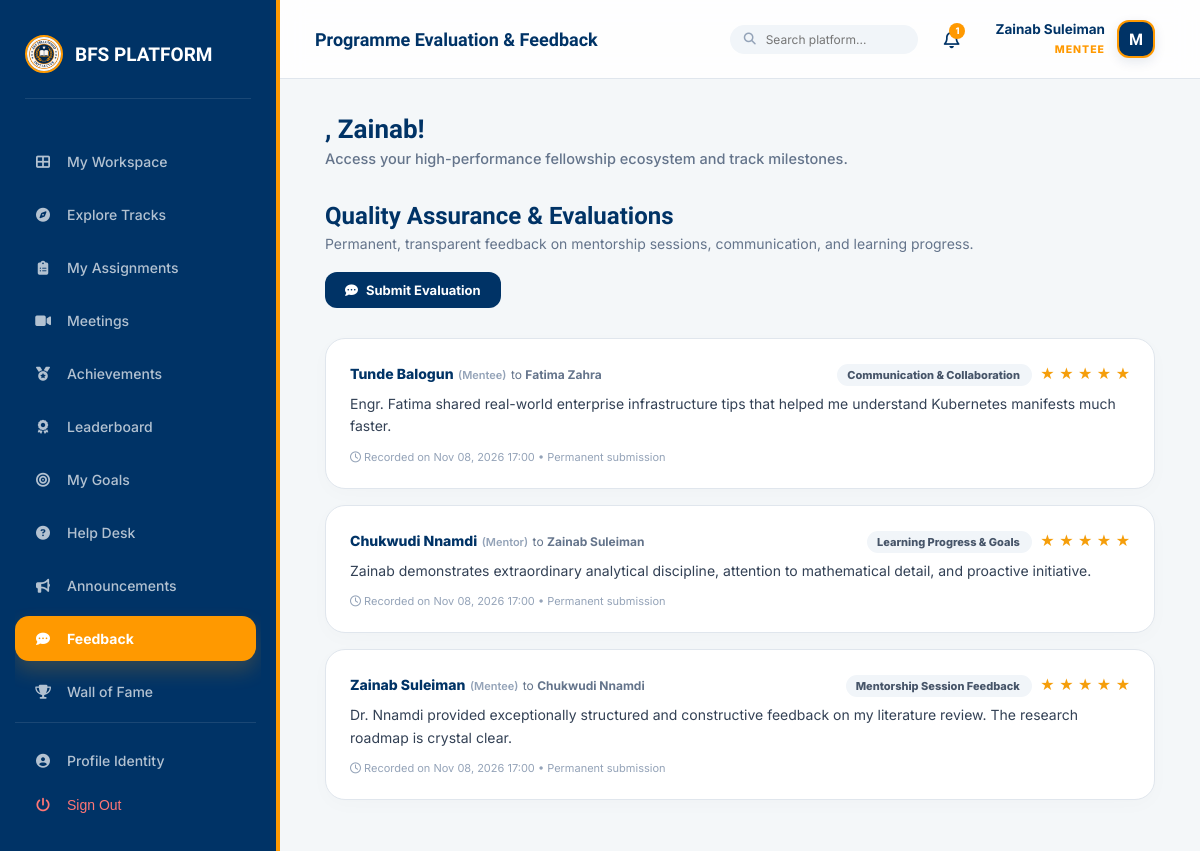
/progress/feedback/ (signed in), run on the app's committed database.
### accounts/models.py (models this page shows, shortened)
class User(AbstractUser):
    ROLE_CHOICES = [
        ('mentee', 'Mentee'),
        ('mentor', 'Mentor'),
        ('management', 'Management Team'),
        ('coordinator', 'Programme Coordinator'),
    ]
    role = models.CharField(max_length=20, choices=ROLE_CHOICES, default='mentee')
    phone = models.CharField(max_length=20, blank=True)
    bio = models.TextField(blank=True)
    avatar_url = models.URLField(blank=True)   # Link to OneDrive/SharePoint photo
    is_verified = models.BooleanField(default=False)
    linkedin_url = models.URLField(blank=True, verbose_name="LinkedIn Profile")
    github_url = models.URLField(blank=True, verbose_name="GitHub/Portfolio")
    cv_url = models.URLField(blank=True, verbose_name="CV/Resume (OneDrive Link)")
    qualification = models.CharField(max_length=120, blank=True, help_text="e.g. B.Sc, M.Sc, Ph.D, Professional Fellow")
    expertise = models.CharField(max_length=150, blank=True, help_text="e.g. Software Engineering, AI, Cloud, Research")
    academic_status = models.CharField(max_length=100, blank=True, help_text="e.g. Student, Recent Graduate, Professional")
    interests = models.TextField(blank=True, help_text="Areas of interest or specialization")
    career_goal = models.TextField(blank=True, help_text="Mentee primary career and learning goal")

### progress/models.py (models this page shows, shortened)
class Feedback(models.Model):
    CATEGORY_CHOICES = [
        ('session', 'Mentorship Session Feedback'),
        ('communication', 'Communication & Collaboration'),
        ('programme', 'Programme Experience & Support'),
        ('learning', 'Learning Progress & Goals'),
        ('general', 'General Satisfaction & Suggestions'),
    ]
    submitted_by = models.ForeignKey(settings.AUTH_USER_MODEL, on_delete=models.CASCADE, related_name='feedbacks_submitted')
    recipient = models.ForeignKey(settings.AUTH_USER_MODEL, on_delete=models.SET_NULL, null=True, blank=True, related_name='feedbacks_received')
    category = models.CharField(max_length=40, choices=CATEGORY_CHOICES)
    rating = models.PositiveIntegerField(default=5, help_text="Rating out of 5 stars")
    content = models.TextField(help_text="Constructive feedback (immutable after submission)")
    is_permanent = models.BooleanField(default=True)
    created_at = models.DateTimeField(auto_now_add=True)
    class Meta:
        ordering = ['-created_at']

### progress/views.py (the view)
# urls.py: path('feedback/', views.feedback_list, name='feedback'),
@role_required('mentee', 'mentor', 'management', 'coordinator')
def feedback_list(request):
    feedbacks = Feedback.objects.all().select_related('submitted_by', 'recipient').order_by('-created_at')
    return render(request, 'progress/feedback.html', {
        'feedbacks': feedbacks,
    })

### accounts/permissions.py (called while the page is built)
def role_required(*roles):
    def check(user):
        if not user.is_authenticated:
            return False
        if user.role in roles:
            return True
        raise PermissionDenied
    return user_passes_test(check, login_url='accounts:login')

### notifications/context_processors.py (called while the page is built)
def notification_context(request):
    if request.user.is_authenticated:
        unread_count = Notification.objects.filter(user=request.user, is_read=False).count()
        latest = Notification.objects.filter(user=request.user).order_by('-created_at')[:5]
        return {
            'unread_notifications_count': unread_count,
            'latest_notifications': latest
        }
    return {
        'unread_notifications_count': 0,
        'latest_notifications': []
    }

### templates/progress/feedback.html (shortened to what this page needs)
{% extends 'base.html' %}
{% block header_title %}Programme Evaluation & Feedback{% endblock %}
{% block content %}
<div class="fb-header">
    <div>
        <h2 style="margin: 0; font-family: 'Lexend'; color: var(--navy);">Quality Assurance & Evaluations</h2>
        <p style="margin: 5px 0 0; color: #64748b; font-size: 14px;">Permanent, transparent feedback on mentorship sessions, communication, and learning progress.</p>
    </div>
    <div>
        <a href="{% url 'progress:submit_feedback' %}" class="btn-submit-fb">
            <i class="fas fa-comment-dots"></i> Submit Evaluation
        </a>
    </div>
</div>
<div style="max-width: 850px; margin: 0 auto;">
    {% for f in feedbacks %}
    <div class="fb-card">
        <div style="display: flex; justify-content: space-between; align-items: flex-start; margin-bottom: 10px;">
            <div>
                <span style="font-weight: 800; color: var(--navy); font-size: 14px;">{{ f.submitted_by.get_full_name|default:f.submitted_by.username }}</span>
                <span style="font-size: 11px; color: #94a3b8; font-weight: 600;">({{ f.submitted_by.get_role_display }})</span>
                {% if f.recipient %}
                    <span style="font-size: 12px; color: #64748b;">to <strong>{{ f.recipient.get_full_name|default:f.recipient.username }}</strong></span>
                {% endif %}
            </div>
            <div>
                <span style="font-size: 11px; font-weight: 800; background: #f1f5f9; padding: 4px 10px; border-radius: 12px; color: #475569;">
                    {{ f.get_category_display }}
                </span>
                <span class="stars">
                    {% for i in "12345" %}
                        {% if forloop.counter <= f.rating %}★{% else %}☆{% endif %}
                    {% endfor %}
                </span>
            </div>
        </div>
        <p style="margin: 0; color: #334155; font-size: 14px; line-height: 1.6;">{{ f.content }}</p>
        <div style="margin-top: 12px; font-size: 11px; color: #94a3b8;">
            <i class="far fa-clock"></i> Recorded on {{ f.created_at|date:"M d, Y H:i" }} • Permanent submission
        </div>
    </div>
    {% endfor %}
</div>
{% endblock %}

### templates/base.html (shortened to what this page needs)
{% load static %}
<!DOCTYPE html>
<html lang="en">
<head>
    <link rel="stylesheet" href="https://cdnjs.cloudflare.com/ajax/libs/font-awesome/6.4.0/css/all.min.css">
</head>
<body>
    <aside class="sidebar" id="sidebar">
        <div class="brand">
            <img src="{% static 'images/logo.jpg' %}" alt="BFS Logo">
            <span>BFS PLATFORM</span>
        </div>
        <nav class="nav-menu">
            {% if user.role == 'mentee' %}
                <a href="{% url 'dashboard:mentee_dashboard' %}" class="nav-item {% if request.resolver_match.url_name == 'mentee_dashboard' %}active{% endif %}">
                    <i class="fas fa-th-large"></i> My Workspace
                </a>
                <a href="{% url 'groups:group_list' %}" class="nav-item {% if 'groups' in request.path and 'meetings' not in request.path and 'pairings' not in request.path %}active{% endif %}">
                    <i class="fas fa-compass"></i> Explore Tracks
                </a>
                <a href="{% url 'tasks:my_tasks_list' %}" class="nav-item {% if 'tasks' in request.path %}active{% endif %}">
                    <i class="fas fa-clipboard-list"></i> My Assignments
                </a>
                <a href="{% url 'groups:meeting_list' %}" class="nav-item {% if 'meetings' in request.path %}active{% endif %}">
                    <i class="fas fa-video"></i> Meetings
                </a>
                <a href="{% url 'progress:achievements' %}" class="nav-item {% if 'achievements' in request.path %}active{% endif %}">
                    <i class="fas fa-medal"></i> Achievements
                </a>
                <a href="{% url 'progress:leaderboard' %}" class="nav-item {% if 'leaderboard' in request.path %}active{% endif %}">
                    <i class="fas fa-award"></i> Leaderboard
                </a>
                <a href="{% url 'progress:goals' %}" class="nav-item {% if 'goals' in request.path %}active{% endif %}">
                    <i class="fas fa-bullseye"></i> My Goals
                </a>
                <a href="{% url 'helpdesk:home' %}" class="nav-item {% if 'helpdesk' in request.path %}active{% endif %}">
                    <i class="fas fa-question-circle"></i> Help Desk
                </a>
                <a href="{% url 'announcements:list' %}" class="nav-item {% if 'announcements' in request.path %}active{% endif %}">
                    <i class="fas fa-bullhorn"></i> Announcements
                </a>
                <a href="{% url 'progress:feedback' %}" class="nav-item {% if 'feedback' in request.path %}active{% endif %}">
                    <i class="fas fa-comment-dots"></i> Feedback
                </a>
                <a href="{% url 'core:wall_of_fame' %}" class="nav-item {% if 'wall-of-fame' in request.path %}active{% endif %}">
                    <i class="fas fa-trophy"></i> Wall of Fame
                </a>
            {% endif %}
            <div style="margin-top: auto; border-top: 1px solid rgba(255,255,255,0.1); padding-top: 15px;">
                <a href="{% url 'accounts:profile' %}" class="nav-item {% if 'profile' in request.path %}active{% endif %}">
                    <i class="fas fa-user-circle"></i> Profile Identity
                </a>
                <button onclick="document.getElementById('logout-form').submit();" class="nav-item" style="color: #ff7675; cursor: pointer;">
                    <i class="fas fa-power-off"></i> Sign Out
                </button>
            </div>
        </nav>
    </aside>
    <main class="main">
        <header class="topbar">
            <div style="display: flex; align-items: center; gap: 15px;">
                <h2 style="margin:0; font-family:'Lexend'; font-size: 18px; color: var(--navy);">{% block header_title %}{% endblock %}</h2>
            </div>
            <div style="display: flex; align-items: center; gap: 20px;">
                <form method="get" action="{% url 'core:search' %}" style="display: flex; align-items: center; background: #f1f5f9; border-radius: 20px; padding: 6px 14px;">
                    <i class="fas fa-search" style="color: #94a3b8; font-size: 12px; margin-right: 8px;"></i>
                    <input type="text" name="q" placeholder="Search platform..." style="border: none; background: transparent; outline: none; font-size: 12px; width: 140px; font-family: inherit;">
                </form>
                <a href="{% url 'notifications:notification_list' %}" style="position: relative; color: var(--navy); text-decoration: none; font-size: 18px; padding: 6px;">
                    <i class="far fa-bell"></i>
                    {% if unread_notifications_count > 0 %}
                    <span style="position: absolute; top: 0; right: 0; background: var(--gold); color: white; border-radius: 50%; font-size: 9px; font-weight: 800; width: 16px; height: 16px; display: flex; align-items: center; justify-content: center;">
                        {{ unread_notifications_count }}
                    </span>
                    {% endif %}
                </a>
                <div class="identity-card" data-role="{{ user.get_role_display }}">
                    <div style="display: flex; align-items: center; gap: 12px;">
                        <div style="text-align: right; line-height: 1.2;">
                            <span style="display: block; font-weight: 700; font-size: 13.5px; color: var(--navy);">{{ user.get_full_name|default:user.username }}</span>
                            <span style="font-size: 10.5px; color: var(--gold); font-weight: 800; text-transform: uppercase; letter-spacing: 1px;">{{ user.role }}</span>
                        </div>
                        <div style="width: 38px; height: 38px; border-radius: 12px; background: var(--navy); color: white; display: flex; align-items: center; justify-content: center; font-weight: 800; font-family: 'Lexend'; border: 2px solid var(--gold); box-shadow: 0 4px 12px rgba(0, 51, 102, 0.1);">
                            {{ user.username|first|upper }}
                        </div>
                    </div>
                </div>
            </div>
        </header>
        <div class="content-body">
            <div class="welcome-banner">
                <h1>{{ greeting }}, {{ user.first_name|default:user.username }}!</h1>
                <p>Access your high-performance fellowship ecosystem and track milestones.</p>
            </div>
            {% block content %}{% endblock %}
        </div>
    </main>
</body>
</html>

### templates/base.html (style rules this page uses)
:root { --navy: #003366; --navy-light: #004d99; --navy-dark: #001a33; --gold: #FF9900; --gold-soft: rgba(255, 153, 0, 0.12); --bg: #F4F7F9; --surface: #FFFFFF; --line: #E0E6ED; --text: #1A2B3C; --danger: #e74c3c; --success: #2ecc71; --radius: 16px; --transition: all 0.4s cubic-bezier(0.165, 0.84, 0.44, 1); }
* { box-sizing: border-box; -webkit-tap-highlight-color: transparent; }
body { margin: 0; background: var(--bg); color: var(--text); font-family: 'Inter', sans-serif; display: flex; height: 100vh; width: 100vw; overflow: hidden; }
.sidebar { width: 280px; background: var(--navy); color: white; display: flex; flex-direction: column; padding: 25px 15px; z-index: 1100; transition: var(--transition); border-right: 4px solid var(--gold); flex-shrink: 0; }
.brand { display: flex; align-items: center; gap: 12px; font-family: 'Lexend'; font-weight: 700; font-size: 19px; margin: 10px 10px 40px; border-bottom: 1px solid rgba(255,255,255,0.1); padding-bottom: 25px; }
.brand img { width: 38px; height: 38px; border-radius: 50%; border: 2px solid var(--gold); }
.nav-menu { flex: 1; display: flex; flex-direction: column; gap: 8px; overflow-y: auto; padding-right: 5px; }
.nav-item { display: flex; align-items: center; gap: 14px; padding: 14px 18px; border-radius: 14px; color: rgba(255,255,255,0.7); font-size: 14px; font-weight: 500; text-decoration: none; transition: 0.3s; cursor: pointer; border: none; background: transparent; width: 100%; text-align: left; }
.nav-item.active { background: var(--gold); color: white !important; font-weight: 700; box-shadow: 0 10px 20px rgba(255, 153, 0, 0.2); }
.nav-item i { width: 20px; text-align: center; }
.main { flex: 1; display: flex; flex-direction: column; min-width: 0; position: relative; }
.topbar { background: rgba(255, 255, 255, 0.85); backdrop-filter: blur(12px); -webkit-backdrop-filter: blur(12px); padding: 15px 35px; border-bottom: 1px solid var(--line); display: flex; justify-content: space-between; align-items: center; z-index: 1000; }
.content-body { padding: 35px 45px; overflow-y: auto; flex: 1; scroll-behavior: smooth; }
.welcome-banner { margin-bottom: 35px; animation: fadeInUp 0.8s cubic-bezier(0.165, 0.84, 0.44, 1); }
.welcome-banner h1 { margin: 0; font-family: 'Lexend'; color: var(--navy) !important; font-size: 26px; font-weight: 700; }
.welcome-banner p { margin: 6px 0 0; color: #64748b; font-size: 14.5px; font-weight: 500; }
.identity-card { position: relative; cursor: pointer; transition: 0.3s; padding: 5px 10px; border-radius: 12px; }

### templates/progress/feedback.html (style rules this page uses)
.fb-header { display: flex; justify-content: space-between; align-items: center; flex-wrap: wrap; gap: 20px; margin-bottom: 30px; }
.fb-card { background: white; border-radius: 20px; padding: 24px; border: 1px solid var(--line); margin-bottom: 16px; box-shadow: 0 5px 20px rgba(0,0,0,0.02); }
.stars { color: #f59e0b; margin-left: 8px; }
.btn-submit-fb { padding: 10px 20px; border-radius: 12px; background: var(--navy); color: white; text-decoration: none; font-size: 13px; font-weight: 700; display: inline-flex; align-items: center; gap: 8px; transition: 0.3s; }

### data on the page
User: get_full_name "Zainab Suleiman", role "MENTEE", username|first "M", first_name "Zainab"
Feedback: submitted_by.get_full_name "Tunde Balogun", submitted_by.role "Mentee", recipient.get_full_name "Fatima Zahra", category "Communication & Collaboration", rating 5 (drawn), content "Engr. Fatima shared real-world enterprise infrastructure tips that helped me understand Kubernetes manifests much faster.", created_at "Nov 08, 2026 17:00"
Feedback: submitted_by.get_full_name "Chukwudi Nnamdi", submitted_by.role "Mentor", recipient.get_full_name "Zainab Suleiman", category "Learning Progress & Goals", rating 5 (drawn), content "Zainab demonstrates extraordinary analytical discipline, attention to mathematical detail, and proactive initiative.", created_at "Nov 08, 2026 17:00"
Feedback: submitted_by.get_full_name "Zainab Suleiman", submitted_by.role "Mentee", recipient.get_full_name "Chukwudi Nnamdi", category "Mentorship Session Feedback", rating 5 (drawn), content "Dr. Nnamdi provided exceptionally structured and constructive feedback on my literature review. The research roadmap is crystal clear.", created_at "Nov 08, 2026 17:00"

### other printed values
{{ unread_notifications_count }} "1"
